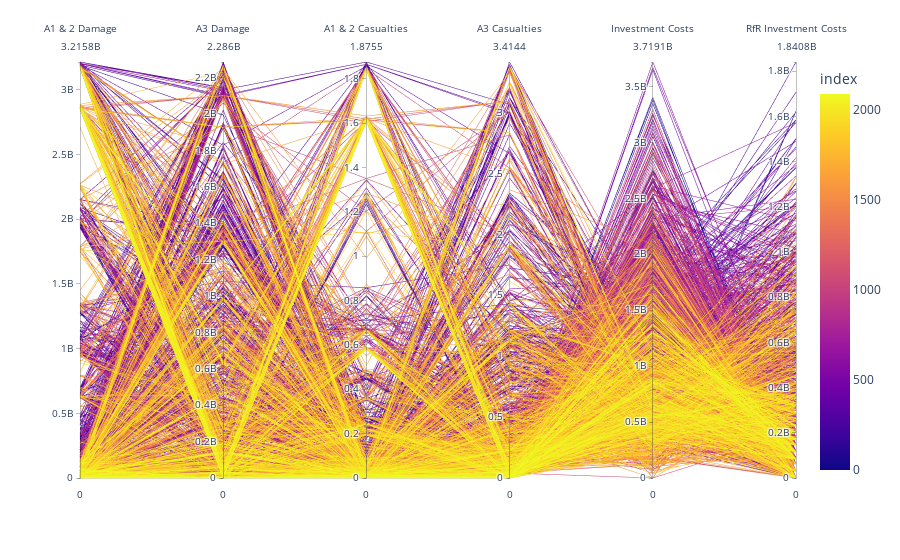

The notebook cell saved with this chart:
### Code cell
fig = px.parallel_coordinates(ms_results_df, labels= {"A1_2 Aggr Expected Annual Damage" : "A1 & 2 Damage", "A3 Expected Annual Damage" : "A3 Damage", "A1_2 Aggr Expected Number of Deaths" : "A1 & 2 Casualties", "A3 Aggr Expected Number of Deaths" : "A3 Casualties", "A1_5 Dike Investment Costs" : "Investment Costs", "Room for River Investment Costs" : "RfR Investment Costs"}, color = ms_results_df.index, dimensions= ["A1_2 Aggr Expected Annual Damage", "A3 Expected Annual Damage", "A1_2 Aggr Expected Number of Deaths","A3 Aggr Expected Number of Deaths", "A1_5 Dike Investment Costs", "Room for River Investment Costs"])
fig.show()

### Figure 1 — Plotly figure (JSON) as saved in the notebook; plotly's stock layout.template omitted (floating-point values rounded to 4 significant figures; data arrays with more than 128 entries replaced by an {"elided": "..."} marker saying what was removed)
{"data": [{"dimensions": [{"label": "A1 & 2 Damage", "values": {"elided": "2088 float values"}}, {"label": "A3 Damage", "values": {"elided": "2088 float values"}}, {"label": "A1 & 2 Casualties", "values": {"elided": "2088 float values"}}, {"label": "A3 Casualties", "values": {"elided": "2088 float values"}}, {"label": "Investment Costs", "values": {"elided": "2088 float values"}}, {"label": "RfR Investment Costs", "values": {"elided": "2088 float values"}}], "domain": {"x": [0, 1], "y": [0, 1]}, "line": {"color": {"elided": "2088 int values"}, "coloraxis": "coloraxis"}, "name": "", "type": "parcoords"}], "layout": {"coloraxis": {"colorbar": {"title": {"text": "index"}}, "colorscale": [[0, "#0d0887"], [0.1111, "#46039f"], [0.2222, "#7201a8"], [0.3333, "#9c179e"], [0.4444, "#bd3786"], [0.5556, "#d8576b"], [0.6667, "#ed7953"], [0.7778, "#fb9f3a"], [0.8889, "#fdca26"], [1, "#f0f921"]]}, "legend": {"tracegroupgap": 0}, "margin": {"t": 60}}}
